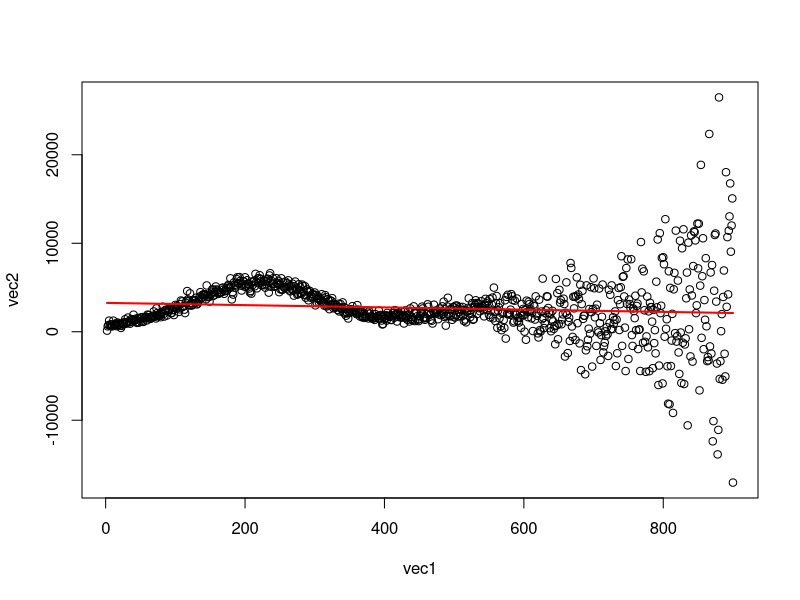
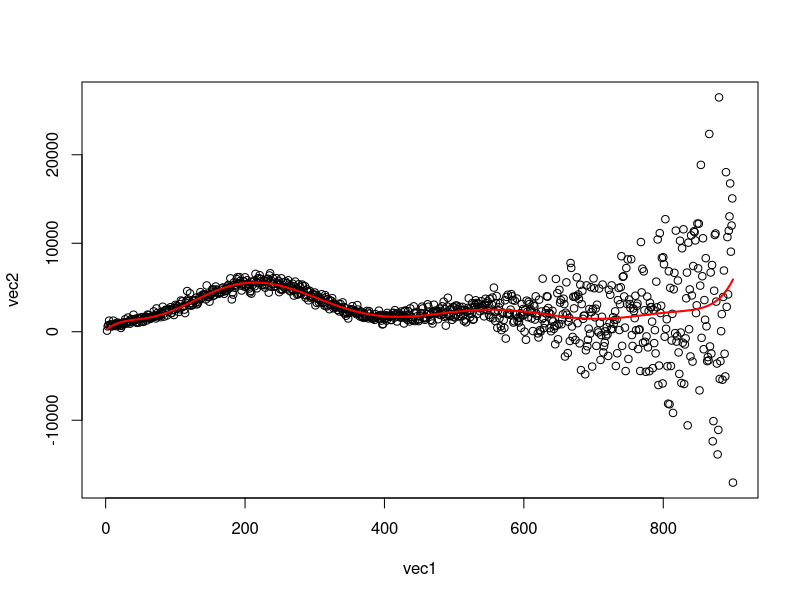
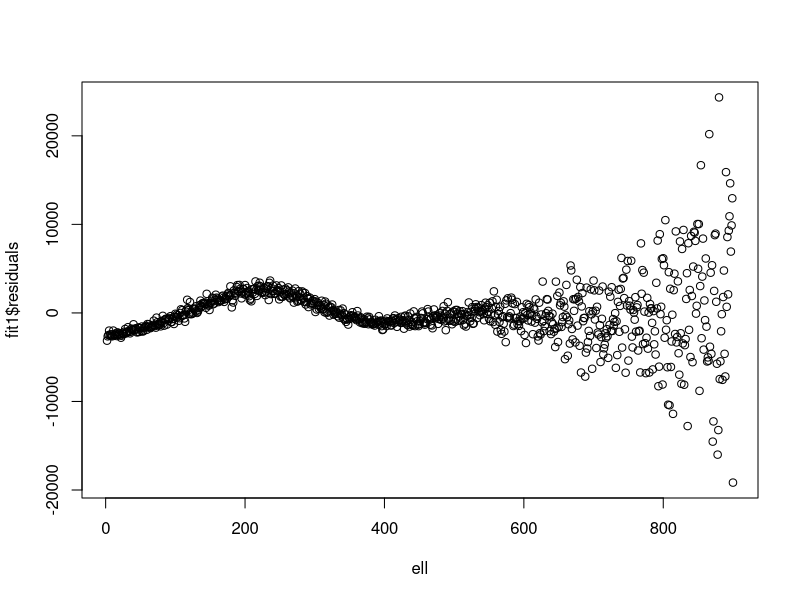
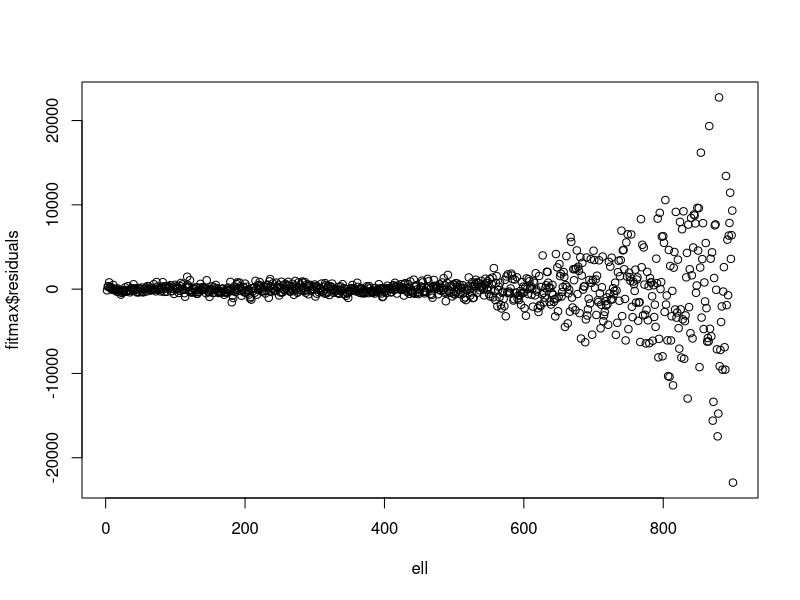
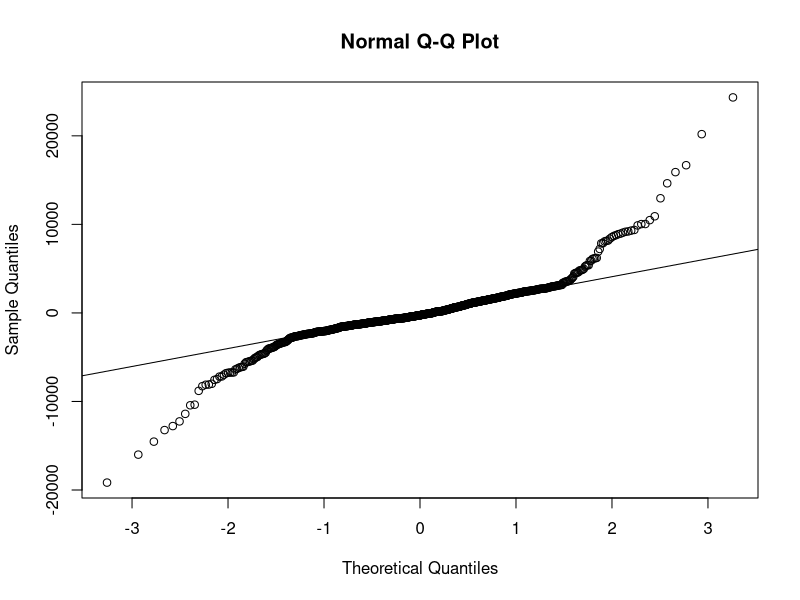
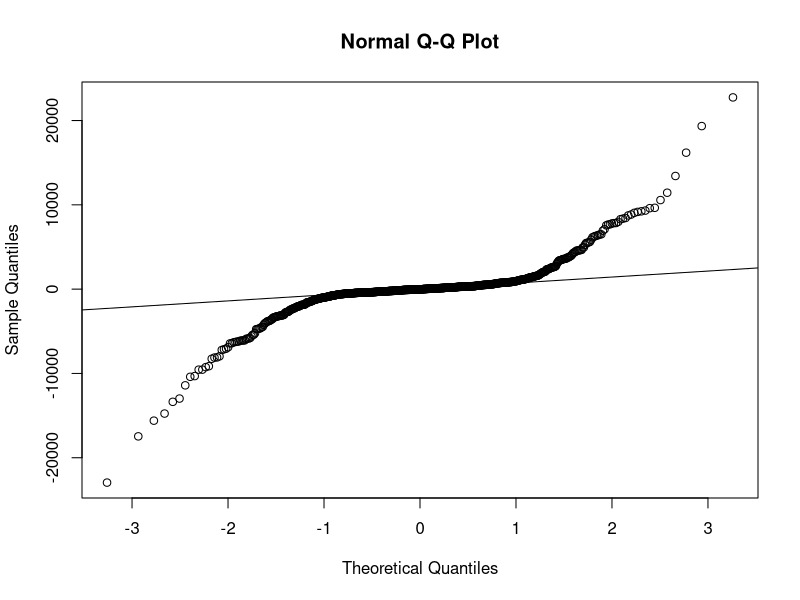

R code for these plots, in order:
## ---- chunk 1
knitr::opts_chunk$set(echo = TRUE)
## ---- chunk 2
df <- read.table('CMB.dat',header=TRUE)
attach(df)
## ---- chunk 3
summary(df)
## ---- chunk 4
general_lreg <- function(vec1,vec2,degree=1,plot=F,print=F) {
  fit<-lm(vec2~poly(vec1,degree,raw=T)) 
  if(plot){
    plot(vec1,vec2)
    x <- seq(min(vec1),max(vec1),length.out = length(vec1))
    f <- predict(fit, newdata = data.frame(vec1 = x))
    lines(x,f,col="red",lwd=2)
  }
  if(print){
    print(summary(fit))
  }
  fit
}
## ---- chunk 5
fit1 <- general_lreg(ell,Cl,plot=T,print=T)
## ---- chunk 6
bestfit <- function(vec1,vec2,deg=1,last_deg=1,P=0,p=0.05,max=27) {
  if((P>0.05) || (deg>max)){
    list(d=last_deg,p=P)
  } else {
    f1<-general_lreg(vec1,vec2,deg)
    next_deg<-deg+2
    f2<-general_lreg(vec1,vec2,next_deg)
    P<-anova(f1,f2)$'Pr(>F)'[2]
    bestfit(vec1,vec2,next_deg,deg,P)
  }
}
## ---- chunk 7
res <- bestfit(ell,Cl)
paste("stopped at x^", res$d,sep="")
paste("p value:",res$p)
fitmax<-general_lreg(ell,Cl,degree=res$d,plot=T,print=T)
## ---- chunk 8
plot(ell,fit1$residuals)
plot(ell,fitmax$residuals)
## ---- chunk 9
library(car)
library(nortest)
## ---- chunk 10
durbinWatsonTest(fit1)
durbinWatsonTest(fitmax)
## ---- chunk 11
qqnorm(fit1$residuals)
qqline(fit1$residuals)
qqnorm(fitmax$residuals)
qqline(fitmax$residuals)
## ---- chunk 12
# degree-1 approximation normality
(lillie.test(fit1$residuals)$p.value > 0.05)
# max degree approximation normality
(lillie.test(fitmax$residuals)$p.value > 0.05)
## ---- chunk 13
# degree-1 approximation homoscedacity
(ncvTest(fit1)$p > 0.05)
# max degree approximation homoscedacity
(ncvTest(fitmax)$p > 0.05)
